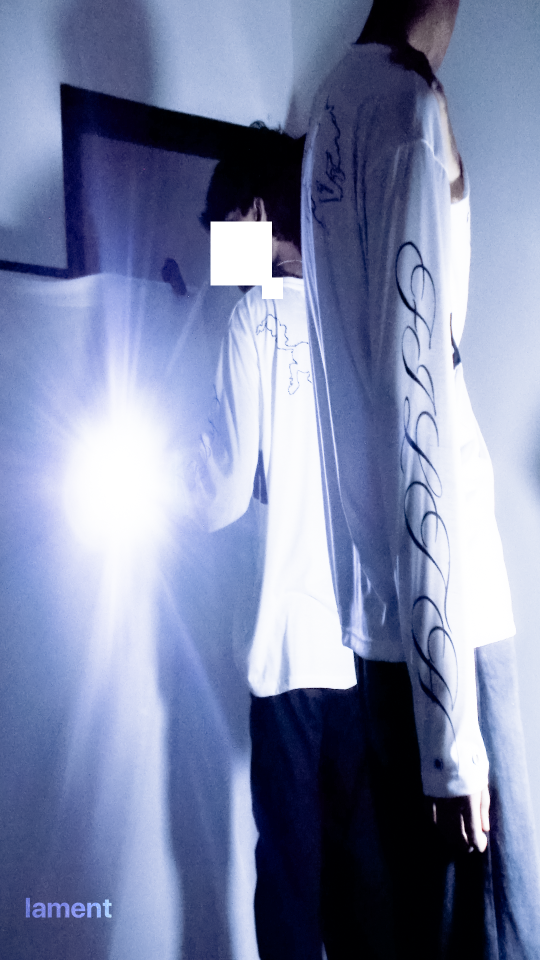
#> input picture photography/photos/2filthtee w lights.png, 1080 x 1920 px (shown at 1/2 size)
$ python -i update_photography.py   (imports and definitions only)
#> lines starting #> are read from the running program, lines starting #| are printed output that depends on the picture
import os
import re
from PIL import Image

SCRIPT_DIR = os.path.dirname(os.path.abspath(__file__))
PHOTO_ROOT = os.path.join(SCRIPT_DIR, "photography")
SOURCE_DIR = os.path.join(PHOTO_ROOT, "photos")
THUMB_DIR = os.path.join(SOURCE_DIR, "thumb")
HTML_FILE = os.path.join(PHOTO_ROOT, "photography.html")

MAX_BYTES = 10 * 1024  # 10KB target
SOURCE_EXTS = (".jpg", ".jpeg", ".png", ".JPG", ".PNG", ".JPEG")
INITIAL_WIDTH = 700
MIN_WIDTH = 100
WIDTH_STEP = 100


def ensure_thumb_dir():
    os.makedirs(THUMB_DIR, exist_ok=True)


# [14 lines left out: functions existing_html_entries, source_images, not called in this run]


def compress_to_webp(src_path, dst_path):
    """Compress src_path into a webp of <=MAX_BYTES. Returns True on success."""
#> called with dst_path = 'out.png'
    with Image.open(src_path) as pil:
#> pil is the input picture: PIL image 1080x1920 RGBA; mean R, G, B, A 124.4, 133.9, 167.1, 255
        pil = pil.convert("RGB")
#> pil: PIL image 1080x1920 RGB
        orig_w, orig_h = pil.size
#> orig_w = 1080; orig_h = 1920

    width = INITIAL_WIDTH
    while width >= MIN_WIDTH:
        w = min(width, orig_w)
#> w = 700
        nh = max(1, round((w / orig_w) * orig_h))
#> nh = 1244
        with Image.open(src_path) as pil:
            pil = pil.convert("RGB").resize((w, nh), Image.LANCZOS)
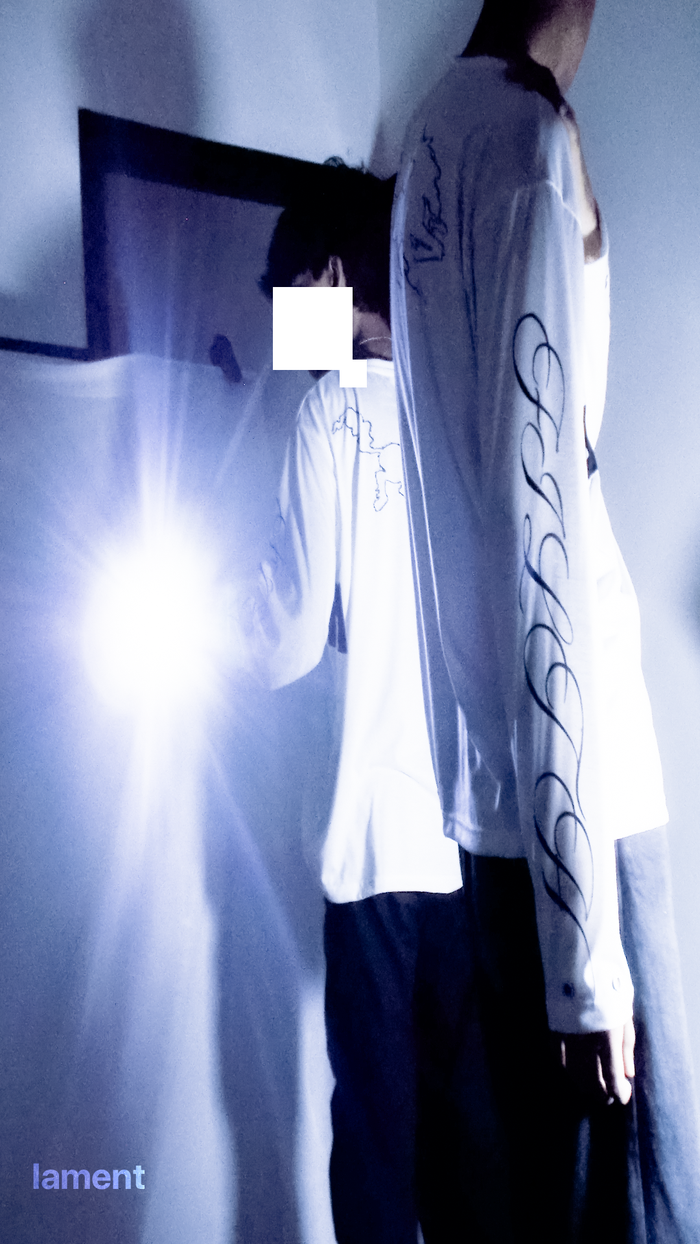
#> pil: PIL image 700x1244 RGB; mean R, G, B 124.4, 133.9, 167.1
            for quality in range(90, 19, -5):
                pil.save(dst_path, "WEBP", quality=quality, method=6)
                if os.path.getsize(dst_path) <= MAX_BYTES:
                    return True
        width -= WIDTH_STEP

    # Fallback: smallest size, lowest quality (may exceed the cap for tiny images)
    with Image.open(src_path) as pil:
        pil = pil.convert("RGB").resize((MIN_WIDTH, max(1, round((MIN_WIDTH / orig_w) * orig_h))), Image.LANCZOS)
        pil.save(dst_path, "WEBP", quality=20, method=6)
    return True


# [98 lines left out: functions max_alt_number, remove_deleted, main, not called in this run]


# [2 lines not run here, left out]

>>> result = compress_to_webp('photography/photos/2filthtee w lights.png', 'out.png')
